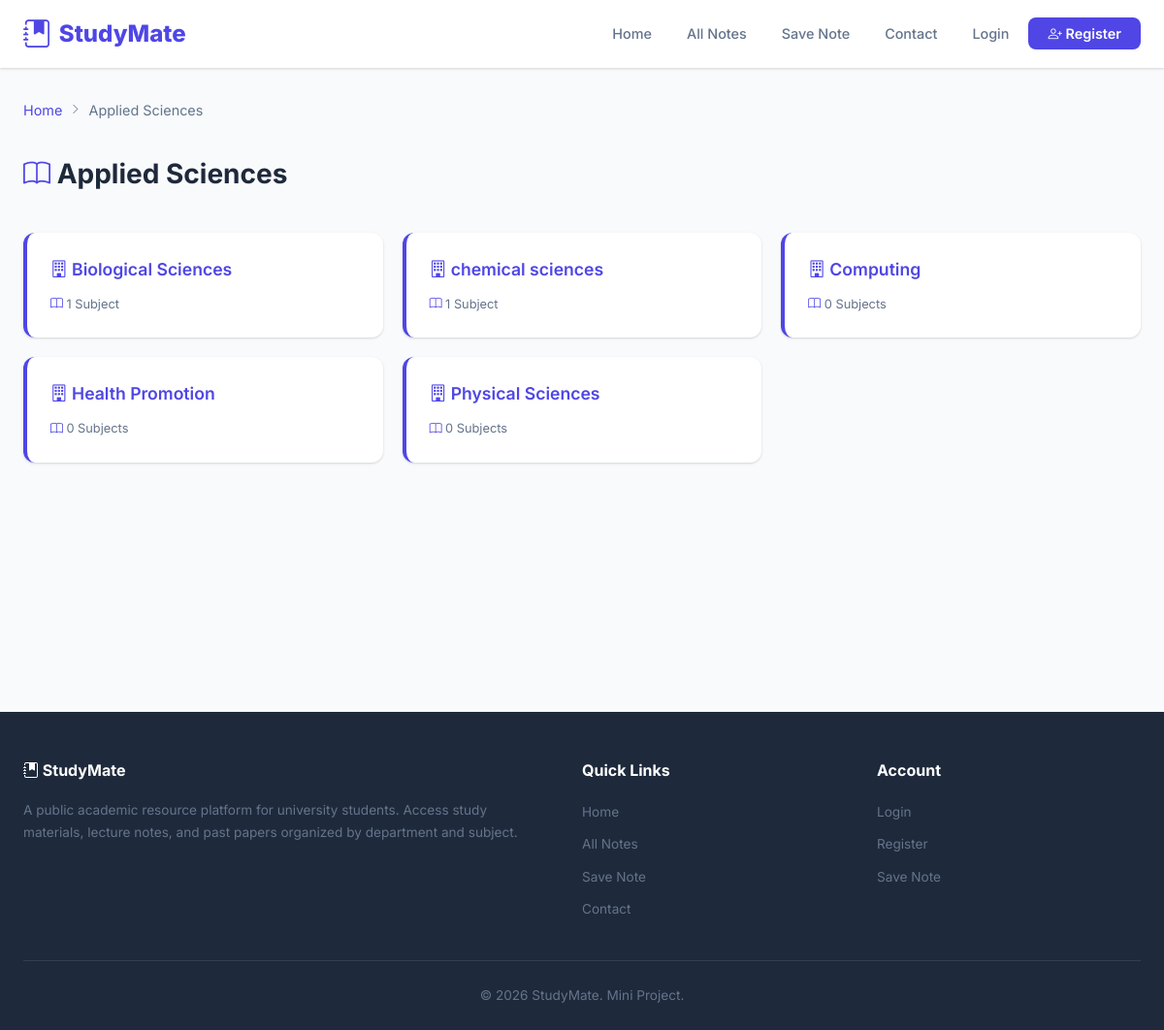
The app's page /departments.php?category_id=8 with its own data.
### tables this page shows
CREATE TABLE categories (
    id INT AUTO_INCREMENT PRIMARY KEY,
    name VARCHAR(100) NOT NULL,
    description TEXT,
    icon VARCHAR(50) DEFAULT 'bi-book',
    created_at TIMESTAMP DEFAULT CURRENT_TIMESTAMP
);

CREATE TABLE departments (
    id INT AUTO_INCREMENT PRIMARY KEY,
    category_id INT NOT NULL,
    name VARCHAR(100) NOT NULL,
    description TEXT,
    created_at TIMESTAMP DEFAULT CURRENT_TIMESTAMP,
    FOREIGN KEY (category_id) REFERENCES categories(id) ON DELETE CASCADE
);

### includes/db.php (called while the page is built, shortened)
<?php
$basePath = '';

### departments.php (the view, shortened to what this page needs)
<?php
require_once 'includes/db.php';
$categoryId = isset($_GET['category_id']) ? (int)$_GET['category_id'] : 0;
$category = $conn->prepare("SELECT * FROM categories WHERE id = ?");
$category->bind_param("i", $categoryId);
$category->execute();
$category = $category->get_result()->fetch_assoc();
$departments = $conn->prepare("SELECT d.*, (SELECT COUNT(*) FROM subjects WHERE department_id = d.id) as subject_count FROM departments d WHERE d.category_id = ? ORDER BY d.name");
$departments->bind_param("i", $categoryId);
$departments->execute();
$departments = $departments->get_result();
?>
<!DOCTYPE html>
<html lang="en">
<head>
    <link rel="stylesheet" href="css/style.css?v=20260922191220">
    <link rel="stylesheet" href="https://cdn.jsdelivr.net/npm/bootstrap-icons@1.11.3/font/bootstrap-icons.min.css">
</head>
<body>
<?php include 'includes/navbar.php'; ?>
<div class="page-wrapper">
    <div class="container">
        <div class="breadcrumb">
            <a href="index.php">Home</a>
            <i class="bi bi-chevron-right"></i>
            <span><?= htmlspecialchars($category['name']) ?></span>
        </div>
        <div class="page-header">
            <div>
                <h1><i class="bi <?= htmlspecialchars($category['icon']) ?>" style="color: var(--primary);"></i> <?= htmlspecialchars($category['name']) ?></h1>
            </div>
        </div>
        <div class="list-grid">
            <?php while ($dept = $departments->fetch_assoc()): ?>
            <a href="<?= $basePath ?>subjects.php?dept_id=<?= $dept['id'] ?>" class="list-card filterable-item">
                <h3><i class="bi bi-building" style="color: var(--primary);"></i> <?= htmlspecialchars($dept['name']) ?></h3>
                <div class="meta">
                    <span><i class="bi bi-book"></i> <?= $dept['subject_count'] ?> Subject<?= $dept['subject_count'] != 1 ? 's' : '' ?></span>
                </div>
            </a>
            <?php endwhile; ?>
        </div>
    </div>
</div>
<?php include 'includes/footer.php'; ?>
</body>
</html>

### css/style.css (style rules this page uses)
:root { --primary: #4f46e5; --primary-dark: #4338ca; --primary-light: #818cf8; --secondary: #0ea5e9; --accent: #f59e0b; --success: #10b981; --danger: #ef4444; --warning: #f59e0b; --dark: #1e293b; --gray: #64748b; --light-gray: #e2e8f0; --bg: #f8fafc; --white: #ffffff; --shadow: 0 1px 3px rgba(0,0,0,0.1), 0 1px 2px rgba(0,0,0,0.06); --shadow-md: 0 4px 6px rgba(0,0,0,0.1), 0 2px 4px rgba(0,0,0,0.06); --shadow-lg: 0 10px 15px rgba(0,0,0,0.1), 0 4px 6px rgba(0,0,0,0.05); --radius: 12px; --radius-sm: 8px; --transition: all 0.3s ease; }
* { margin: 0; padding: 0; box-sizing: border-box; }
body { font-family: 'Inter', -apple-system, BlinkMacSystemFont, 'Segoe UI', Roboto, sans-serif; background: var(--bg); color: var(--dark); line-height: 1.6; min-height: 100vh; }
a { text-decoration: none; color: var(--primary); transition: var(--transition); }
.container { max-width: 1200px; margin: 0 auto; padding: 0 1.5rem; }
.page-wrapper { padding: 2rem 0; min-height: calc(100vh - 200px); }
.breadcrumb { display: flex; align-items: center; gap: 0.5rem; margin-bottom: 2rem; font-size: 0.9rem; color: var(--gray); }
.breadcrumb a { color: var(--primary); }
.breadcrumb i { font-size: 0.7rem; }
.page-header { display: flex; justify-content: space-between; align-items: center; margin-bottom: 2rem; flex-wrap: wrap; gap: 1rem; }
.page-header h1 { font-size: 1.75rem; font-weight: 700; }
.list-grid { display: grid; grid-template-columns: repeat(auto-fill, minmax(300px, 1fr)); gap: 1.25rem; }
.list-card { background: var(--white); border-radius: var(--radius); padding: 1.5rem; box-shadow: var(--shadow); transition: var(--transition); border-left: 4px solid var(--primary); }
.list-card h3 { font-size: 1.1rem; font-weight: 600; margin-bottom: 0.5rem; }
.list-card .meta { display: flex; align-items: center; gap: 1rem; font-size: 0.8rem; color: var(--gray); }
.list-card .meta i { color: var(--primary); }

### records on screen
categories: name "Applied Sciences"
departments: name "Biological Sciences", subject_count "1"
departments: name "chemical sciences", subject_count "1"
departments: name "Computing", subject_count "0"
departments: name "Health Promotion", subject_count "0"
departments: name "Physical Sciences", subject_count "0"

### other values on screen
$siteName "StudyMate"
